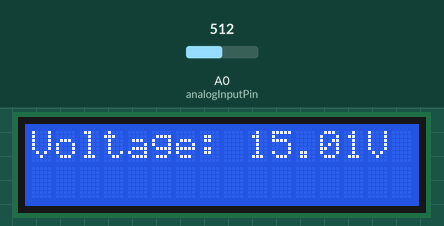
Recording of a sketch running on a simulated Arduino Uno, built with avr-gcc and run on an emulated ATmega328P. On the bench: 16×2 character LCD. The test bench sets the inputs (shaded band); at power-on: A0 (analogInputPin) = 512. What the sketch prints to the serial monitor is not drawn.

Above: at 1.2 s.
1.3 s: A0 (analogInputPin) set to 129
At 2.7 s:
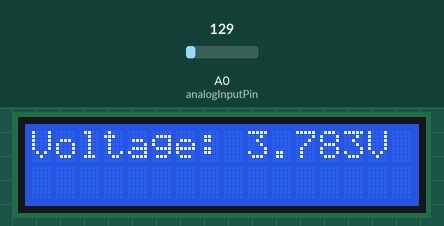
3.5 s: A0 (analogInputPin) set to 108
At 4.7 s:
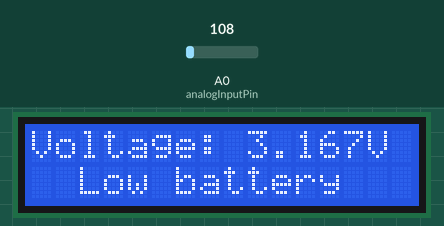
5.5 s: A0 (analogInputPin) set to 122
At 6.8 s:
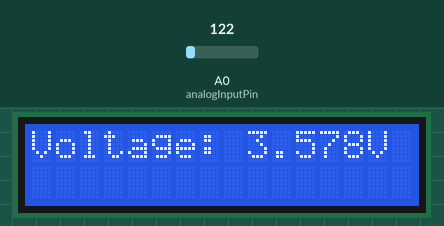
Timing chart, 0 to 8.5 s (numbered marks = the images above; inputs shaded):
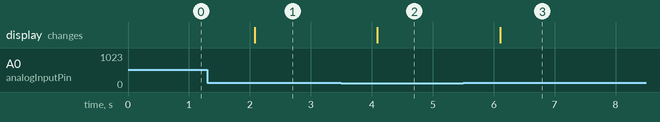

Measured:
- the behaviour switches between 120 and 119 on A0 (analogInputPin) (found by bisection; images 1 and 2)
- after the input at 1.3 s, the display: changes after 0.78 s (image 1)
- after the input at 3.5 s, the display: changes after 0.59 s (image 2)
- after the input at 5.5 s, the display: changes after 0.61 s (image 3)

The sketch:

BatteryVoltageMeasurement.ino
```cpp
#include <LiquidCrystal.h>

float voltageThreshold = 3.5;
// Warning: Use DMM to calibrate the correct ratio for your battery source
float voltageDividerRatio = 6.0;

const int analogInputPin = A0;

const int lcdRsPin = A5;
const int lcdEPin = A4;
const int lcd4Pin = 6;
const int lcd5Pin = 7;
const int lcd6Pin = 8;
const int lcd7Pin = 9;

LiquidCrystal lcd (lcdRsPin, lcdEPin, lcd4Pin, lcd5Pin, lcd6Pin, lcd7Pin);

void setup() {
  Serial.begin(115200);

  lcd.begin(16, 2);
}

void loop() {
  int sensorValue = analogRead(analogInputPin);
  float voltage = sensorValue * (5.0 / 1023.0) * voltageDividerRatio;

  lcd.clear();

  lcd.setCursor(0, 0);
  lcd.print("Voltage: ");
  lcd.setCursor(9, 0);
  lcd.print(voltage, 3);
  lcd.setCursor(14, 0);
  lcd.print("V");

  Serial.print("Voltage: ");
  Serial.print(voltage, 3);
  Serial.println("V");

  if (voltage < voltageThreshold) {
    Serial.println("Low battery voltage detected!");
    lcd.setCursor(2, 1);
    lcd.print("Low battery");
  }

  delay(1000);
}
```
